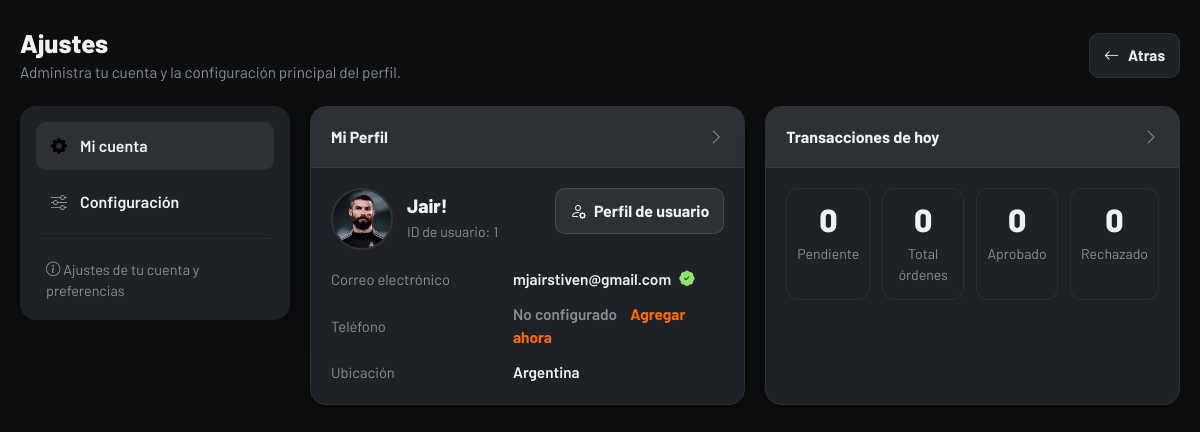
The page /views/settings/ajustes.php (signed in) on the database its author committed.
### tables this page shows
CREATE TABLE `users` (
  `id` int(11) NOT NULL,
  `nombre` varchar(120) NOT NULL,
  `correo` varchar(255) NOT NULL,
  `usuario` varchar(100) NOT NULL,
  `contraseña` varchar(255) NOT NULL,
  `profile_image` varchar(255) DEFAULT NULL,
  `bio` text DEFAULT NULL,
  `location` varchar(100) DEFAULT NULL,
  `created_at` timestamp NOT NULL DEFAULT current_timestamp()
);

### views/settings/ajustes.php (the view, shortened to what this page needs)
<?php
require_once '../../php/conexion_be.php';
$es_invitado = !isset($_SESSION['usuario']);
$user_id = intval($_SESSION['user_id'] ?? 0);
$row = null;
if (!$es_invitado) {
    $row = mysqli_fetch_assoc(mysqli_query($conexion, "SELECT * FROM users WHERE id = '$user_id'"));
}
$filtro_hoy = " WHERE DATE(created_at) = CURDATE()";
$cond_hoy   = " AND DATE(created_at) = CURDATE()";
$total_ordenes = mysqli_fetch_assoc(mysqli_query($conexion, "SELECT COUNT(*) as total FROM ordenes" . $filtro_hoy))['total'] ?? 0;
$total_aprobadas = mysqli_fetch_assoc(mysqli_query($conexion, "SELECT COUNT(*) as total FROM ordenes WHERE estado = 'aprobada'" . $cond_hoy))['total'] ?? 0;
$total_rechazadas = mysqli_fetch_assoc(mysqli_query($conexion, "SELECT COUNT(*) as total FROM ordenes WHERE estado = 'rechazada'" . $cond_hoy))['total'] ?? 0;
$total_pendientes = mysqli_fetch_assoc(mysqli_query($conexion, "SELECT COUNT(*) as total FROM ordenes WHERE estado = 'pendiente'" . $cond_hoy))['total'] ?? 0;
$avatar = '';
if (!empty($row['profile_image']) && file_exists('../../uploads/' . $row['profile_image'])) {
    $avatar = '../../uploads/' . htmlspecialchars($row['profile_image']);
}
$initial = strtoupper(substr($row['usuario'] ?? 'U', 0, 1));
?>
<!DOCTYPE html>
<html lang="es">
<head>
    <link href="https://cdn.jsdelivr.net/npm/bootstrap@5.3.2/dist/css/bootstrap.min.css" rel="stylesheet">
    <link href="https://cdn.jsdelivr.net/npm/bootstrap-icons/font/bootstrap-icons.css" rel="stylesheet">
</head>
<body>
    <div class="settings-page">
        <div class="topbar">
            <div>
                <h1 class="topbar-title">Ajustes</h1>
                <p class="topbar-subtitle">Administra tu cuenta y la configuración principal del perfil.</p>
            </div>
            <a href="../../home.php" class="back-link">
                <i class="bi bi-arrow-left"></i>
                Atras
            </a>
        </div>
        <div class="settings-layout">
            <?php $settings_base = ''; require_once __DIR__ . '/sidebar-settings.php'; ?>
            <main class="settings-main">
                <section id="mi-cuenta" class="overview-grid">
                    <article class="card-panel">
                        <div class="card-header">
                            <h2 class="card-title">Mi Perfil</h2>
                            <span class="card-arrow"><i class="bi bi-chevron-right"></i></span>
                        </div>
                        <div class="profile-card-body">
                            <?php if ($es_invitado): ?>
                                <div style="text-align: center; padding: 26px 12px;">
                                    <div class="avatar-fallback" style="margin: 0 auto 16px;">I</div>
                                    <h3 class="profile-name">Invitado</h3>
                                    <p style="color: var(--text-soft); margin: 10px 0 22px; line-height: 1.6;">
                                        Estás navegando como invitado.<br>
                                        Inicia sesión o crea una cuenta para administrar tu perfil y guardar tu actividad.
                                    </p>
                                    <a href="../../index.php" class="btn-profile" style="background: var(--yellow); color: #000; border: none;">
                                        <i class="bi bi-box-arrow-in-right"></i>
                                        Iniciar sesión / Crear cuenta
                                    </a>
                                </div>
                            <?php else: ?>
                            <div class="profile-top">
                                <div class="profile-user">
                                    <?php if ($avatar): ?>
                                        <img src="<?= $avatar ?>" alt="Avatar" class="avatar-img">
                                    <?php else: ?>
                                        <div class="avatar-fallback"><?= $initial ?></div>
                                    <?php endif; ?>
                                     <div>
                                        <h3 class="profile-name"><?= htmlspecialchars($row['usuario']) ?></h3>
                                        <div class="profile-id">ID de usuario: <?= htmlspecialchars($row['id']) ?></div>
                                    </div>
                                </div>
                                <a href="../profile/index.php" class="btn-profile">
                                    <i class="bi bi-person-gear"></i>
                                    Perfil de usuario
                                </a>
                            </div>
                            <div class="profile-info-grid">
                                <div class="info-row">
                                    <div class="info-label">Correo electrónico</div>
                                    <div class="info-value verified-badge">
                                        <span><?= htmlspecialchars($row['correo']) ?></span>
                                        <i class="bi bi-patch-check-fill"></i>
                                    </div>
                                </div>
                                <div class="info-row">
                                    <div class="info-label">Teléfono</div>
                                    <div class="info-value">
                                        <span style="color: var(--text-soft);">No configurado</span>
                                        <a href="#configuracion" class="config-link" style="margin-left: 10px;">Agregar ahora</a>
                                    </div>
                                </div>
                                <div class="info-row">
                                    <div class="info-label">Ubicación</div>
                                    <div class="info-value">
                                        <?= !empty($row['location']) ? htmlspecialchars($row['location']) : '<span style="color: var(--text-soft);">No definida</span>' ?>
                                    </div>
                                </div>
                            </div>
                            <?php endif; ?>
                        </div>
                    </article>
                    <article class="card-panel">
                        <div class="card-header">
                            <h2 class="card-title">Transacciones de hoy</h2>
                            <span class="card-arrow"><i class="bi bi-chevron-right"></i></span>
                        </div>
                        <div class="activity-card-body">
                            <div class="activity-grid">
                                <div class="activity-item">
                                    <div class="activity-number"><?= $total_pendientes ?></div>
                                    <div class="activity-label">Pendiente</div>
                                </div>
                                <div class="activity-item">
                                    <div class="activity-number"><?= $total_ordenes ?></div>
                                    <div class="activity-label">Total órdenes</div>
                                </div>
                                <div class="activity-item">
                                    <div class="activity-number"><?= $total_aprobadas ?></div>
                                    <div class="activity-label">Aprobado</div>
                                </div>
                                <div class="activity-item">
                                    <div class="activity-number"><?= $total_rechazadas ?></div>
                                    <div class="activity-label">Rechazado</div>
                                </div>
                            </div>
                        </div>
                    </article>
                </section>
        </div>
    </div>
</body>
</html>

### views/settings/ajustes.php (style rules this page uses)
:root { --bg-main: var(--pt-bg-base, #161616); --bg-sidebar: var(--pt-bg-surface, #202122); --bg-card: var(--pt-bg-card, #0e0f0f); --bg-card-soft: var(--pt-bg-card, #252b31); --border: var(--pt-border, rgba(255,255,255,0.08)); --text-main: var(--pt-text, #f5f7fa); --text-soft: var(--pt-text-sec, #98a2ad); --text-muted: var(--pt-text-sec, #6f7a85); --yellow: #d39b17; --blue-strong: #3f739a; --orange: #ff6a00; --success: #49c774; --shadow: 0 12px 30px rgba(0,0,0,0.22); --radius-lg: 16px; --radius-md: 12px; }
* { box-sizing: border-box; }
html { scroll-behavior: smooth; }
body { margin: 0; background: var(--bg-main); color: var(--text-main); font-family: 'Barlow', sans-serif; }
a { text-decoration: none; }
.settings-page { max-width: 1280px; margin: 0 auto; padding: 28px 20px 40px; }
.topbar { display: flex; align-items: center; justify-content: space-between; gap: 1rem; margin-bottom: 22px; }
.back-link { display: inline-flex; align-items: center; gap: .55rem; color: var(--text-main); font-weight: 700; font-size: .95rem; padding: 10px 14px; border: 1px solid var(--border); border-radius: 10px; background: var(--bg-card); transition: .2s ease; }
.topbar-title { font-size: 1.6rem; font-weight: 800; margin: 0; }
.topbar-subtitle { margin: 2px 0 0; color: var(--text-soft); font-size: .95rem; }
.settings-layout { display: grid; grid-template-columns: 270px 1fr; gap: 20px; align-items: start; }
.settings-main { display: grid; gap: 20px; }
.overview-grid { display: grid; grid-template-columns: 1.05fr 1fr; gap: 20px; }
.card-panel { background: var(--bg-card); border-radius: var(--radius-lg); border: 1px solid var(--border); box-shadow: var(--shadow); overflow: hidden; opacity: 0; color: var(--pt-text); }
.card-header { background-color: var(--pt-hover); display: flex; align-items: center; justify-content: space-between; gap: 1rem; padding: 18px 20px; border-bottom: 1px solid rgba(255,255,255,0.05); }
.card-title { margin: 0; font-size: 1rem; font-weight: 700; color: var(--pt-text); }
.card-arrow { color: var(--pt-text-sec); font-size: 1rem; }
.profile-card-body { padding: 20px; }
.profile-top { display: flex; align-items: flex-start; justify-content: space-between; gap: 16px; margin-bottom: 18px; }
.profile-user { display: flex; align-items: center; gap: 14px; min-width: 0; }
.avatar-img { width: 62px; height: 62px; border-radius: 50%; object-fit: cover; border: 2px solid rgba(255,255,255,0.08); flex-shrink: 0; }
.profile-name { margin: 0 0 4px; font-size: 1.2rem; font-weight: 800; }
.profile-id { color: var(--text-soft); font-size: .88rem; }
.btn-profile { display: inline-flex; align-items: center; gap: .5rem; padding: 10px 14px; border-radius: 10px; border: 1px solid rgba(255,255,255,0.12); color: var(--pt-text); font-weight: 700; background: var(--pt-hover); transition: .2s ease; white-space: nowrap; }
.profile-info-grid { display: grid; gap: 12px; }
.info-row { display: grid; grid-template-columns: 170px 1fr; gap: 12px; align-items: center; }
.info-label { color: var(--text-soft); font-size: .92rem; }
.info-value { color: var(--pt-text); font-size: .96rem; font-weight: 600; word-break: break-word; }
.verified-badge { display: inline-flex; align-items: center; gap: 8px; flex-wrap: wrap; }
.verified-badge i { color: #8fe26a; }
.config-link { color: var(--orange); font-weight: 700; }
.activity-card-body { padding: 20px; }
.activity-grid { display: grid; grid-template-columns: repeat(4, 1fr); gap: 12px; }
.activity-item { text-align: center; padding: 14px 10px; border-radius: 12px; background: var(--bg-card-soft); border: 1px solid rgba(255,255,255,0.06); }
.activity-number { font-size: 2rem; line-height: 1; font-weight: 800; margin-bottom: 8px; color: var(--pt-text) ; }
.activity-label { font-size: .88rem; color: var(--pt-text-sec); }

### rows shown on the page
users: profile_image (picture), usuario "Jair!", id "1", correo "mjairstiven@gmail.com", location "Argentina"

### other values the page prints
$total_pendientes "0"
$total_ordenes "0"
$total_aprobadas "0"
$total_rechazadas "0"
